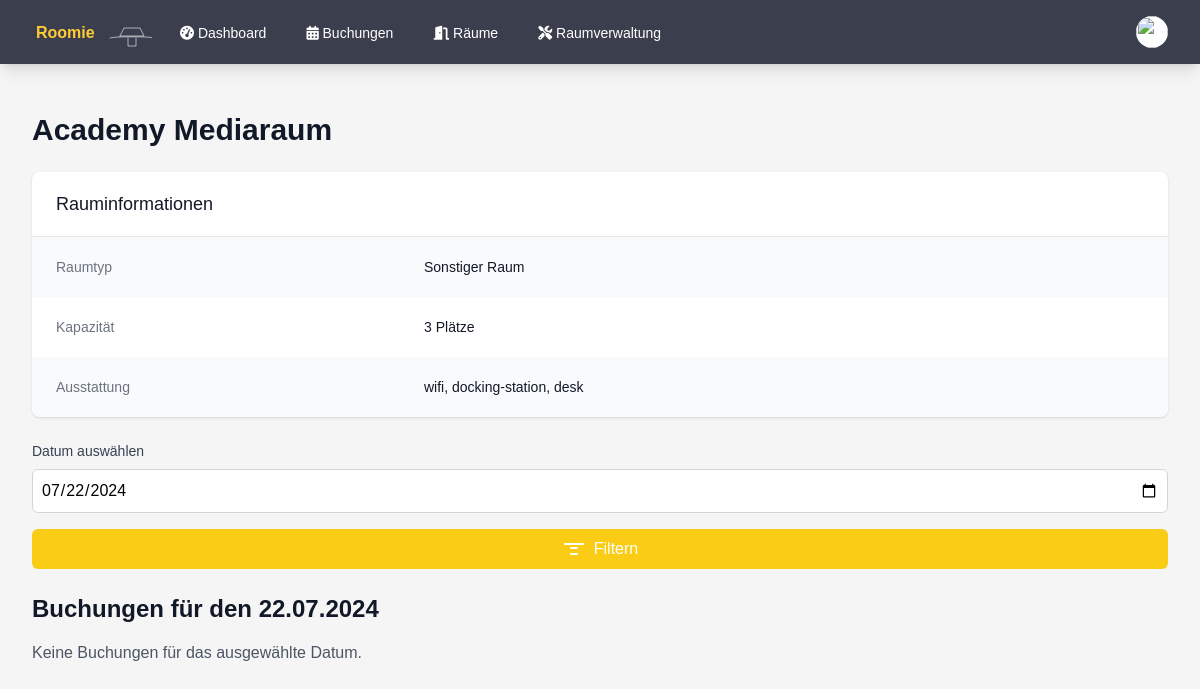
/room_details.php?id=17 (signed in), run on an earlier commit of the app's database.
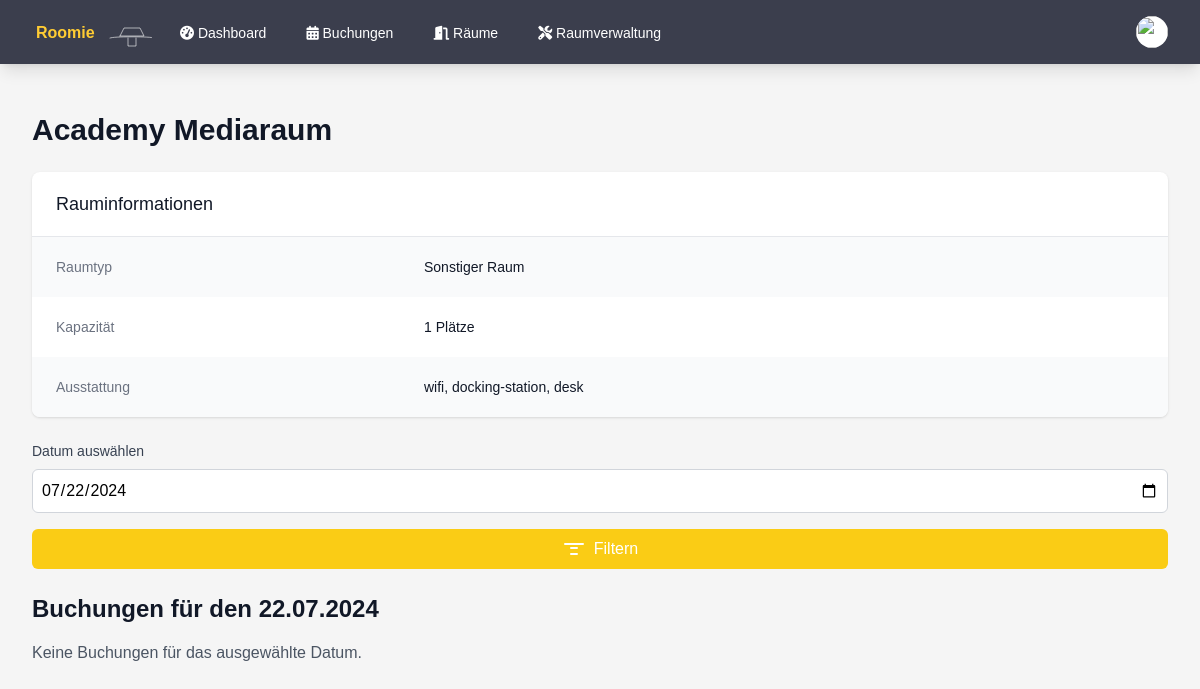
And on a later commit of the database.
### tables this page shows
CREATE TABLE rooms (
        id INTEGER PRIMARY KEY AUTOINCREMENT,
        name TEXT NOT NULL,
        number TEXT,
        type TEXT NOT NULL,
        capacity INTEGER DEFAULT 0,
        is_favorite INTEGER DEFAULT 0,
        equipment TEXT,
        grid_position INTEGER
    );

### room_details.php (the view, shortened to what the changed rows need)
<?php
$room_id = $_GET['id'] ?? null;
$selected_date = $_GET['date'] ?? date('Y-m-d');
try {
    $db = getDatabaseConnection();
    $stmt = $db->prepare('SELECT r.*
                          FROM rooms r
                          WHERE r.id = :id');
    $stmt->execute(['id' => $room_id]);
    $room = $stmt->fetch(PDO::FETCH_ASSOC);
    $stmt = $db->prepare('SELECT b.*, u.name as user_name
                          FROM bookings b
                          JOIN users u ON b.user_id = u.id
                          WHERE b.room_id = :room_id AND b.date = :selected_date
                          ORDER BY b.start_time');
    $stmt->execute(['room_id' => $room_id, 'selected_date' => $selected_date]);
    $bookings = $stmt->fetchAll(PDO::FETCH_ASSOC);
    $selected_date_formatted = (new DateTime($selected_date))->format('d.m.Y');
} catch (Exception $e) {
    $error = $e->getMessage();
}
function getRoomTypeName($type)
{
    switch ($type) {
        default:
            return 'Sonstiger Raum';
    }
}
?>
<!DOCTYPE html>
<html lang="de">
<head>
    <script src="https://cdn.tailwindcss.com"></script>
    <link rel="stylesheet" href="styles.css">
    <link rel="stylesheet" href="https://cdnjs.cloudflare.com/ajax/libs/font-awesome/6.1.1/css/all.min.css">
</head>
<body class="bg-custom-background">
    <div class="max-w-7xl mx-auto py-6 sm:px-6 lg:px-8">
        <div class="px-4 py-6 sm:px-0">
            <?php if (isset($error)) : ?>
                <div class="bg-red-100 border-l-4 border-red-500 text-red-700 p-4 mb-6" role="alert">
                    <p><?php echo htmlspecialchars($error); ?></p>
                </div>
            <?php else : ?>
                <h1 class="text-3xl font-bold text-gray-900 mb-6"><?php echo htmlspecialchars($room['name']); ?></h1>
                <div class="bg-white shadow overflow-hidden sm:rounded-lg mb-6">
                    <div class="px-4 py-5 sm:px-6">
                        <h3 class="text-lg leading-6 font-medium text-gray-900">
                            Rauminformationen
                        </h3>
                    </div>
                    <div class="border-t border-gray-200">
                        <dl>
                            <div class="bg-gray-50 px-4 py-5 sm:grid sm:grid-cols-3 sm:gap-4 sm:px-6">
                                <dt class="text-sm font-medium text-gray-500">
                                    Raumtyp
                                </dt>
                                <dd class="mt-1 text-sm text-gray-900 sm:mt-0 sm:col-span-2">
                                    <?php echo htmlspecialchars(getRoomTypeName($room['type'])); ?>
                                </dd>
                            </div>
                            <div class="bg-white px-4 py-5 sm:grid sm:grid-cols-3 sm:gap-4 sm:px-6">
                                <dt class="text-sm font-medium text-gray-500">
                                    Kapazität
                                </dt>
                                <dd class="mt-1 text-sm text-gray-900 sm:mt-0 sm:col-span-2">
                                    <?php echo $room['capacity']; ?> Plätze
                                </dd>
                            </div>
                            <div class="bg-gray-50 px-4 py-5 sm:grid sm:grid-cols-3 sm:gap-4 sm:px-6">
                                <dt class="text-sm font-medium text-gray-500">
                                    Ausstattung
                                </dt>
                                <dd class="mt-1 text-sm text-gray-900 sm:mt-0 sm:col-span-2">
                                    <?php
                                    $equipment = json_decode($room['equipment'], true);
                                    echo $equipment ? implode(', ', $equipment) : 'Keine spezielle Ausstattung';
                                    ?>
                                </dd>
                            </div>
                        </dl>
                    </div>
                </div>
                <form method="GET" action="room_details.php" class="mb-6">
                    <label for="date" class="block text-sm font-medium text-gray-700 mb-2">Datum auswählen</label>
                    <input type="date" id="date" name="date" value="<?php echo htmlspecialchars($selected_date); ?>" class="w-full bg-white border border-gray-300 rounded-md p-2 mb-4">
                    <button type="submit" class="w-full bg-yellow-400 hover:bg-yellow-500 text-white rounded-md p-2 transition-colors duration-200 flex items-center justify-center">
                        <svg xmlns="http://www.w3.org/2000/svg" class="h-6 w-6 mr-2" fill="none" viewBox="0 0 24 24" stroke="currentColor">
                            <path stroke-linecap="round" stroke-linejoin="round" stroke-width="2" d="M3 7h18M9 17h6M9 11h6" />
                        </svg>
                        Filtern
                    </button>
                </form>
                <h2 class="text-2xl font-bold text-gray-900 mb-4">Buchungen für den <?php echo htmlspecialchars($selected_date_formatted); ?></h2>
                <?php if (empty($bookings)) : ?>
                    <p class="text-gray-600">Keine Buchungen für das ausgewählte Datum.</p>
                <?php endif; ?>
            <?php endif; ?>
        </div>
    </div>
</body>
</html>

What changed in the data, as far as the page shows it:
changed rooms "Academy Mediaraum": capacity "3" → "1"
